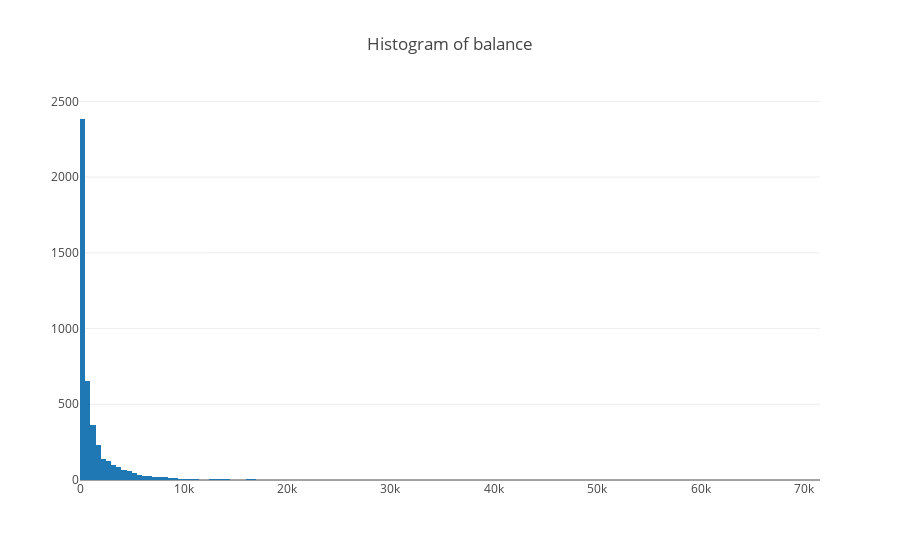

Notebook source saved alongside this figure:
### Markdown cell above
### Basic Plots using Plotly

### Code cell
import plotly
from plotly.graph_objs import Histogram , Layout
plotly.offline.init_notebook_mode(connected=True)
plotly.offline.iplot({
    "data": [Histogram(x=univ_bankdata.toPandas()['balance'])],
    "layout": Layout(title="Histogram of balance")
})

### Figure 1 — Plotly figure (JSON) as saved in the notebook; plotly's stock layout.template omitted (floating-point values rounded to 4 significant figures; data arrays with more than 128 entries replaced by an {"elided": "..."} marker saying what was removed)
{"data": [{"type": "histogram", "x": {"elided": "4521 int values"}}], "layout": {"title": "Histogram of balance"}}
